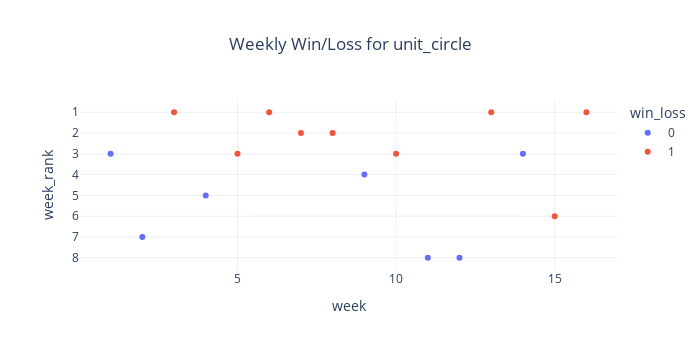

The notebook cell this image was saved under:
### Code cell
df4['win_loss'] = df4['win_loss'].astype('category')
df4['week_rank'] = -df4['week_rank'].astype(int)

px.scatter(df4[df4.team=='unit_circle'],
       x='week',
       y='week_rank',
       color='win_loss',
       width=700,
       height=350,
       title='Weekly Win/Loss for unit_circle'
       ).update_yaxes(autorange="reversed", range=[1,8], tickmode='array', tickvals=[1,2,3,4,5,6,7,8], ticktext=[1,2,3,4,5,6,7,8]
       ).update_layout(template='plotly_white',title_x=.5)

### Figure 1 — Plotly figure (JSON) as saved in the notebook; plotly's stock layout.template omitted (floating-point values rounded to 4 significant figures)
{"data": [{"hovertemplate": "win_loss=0<br>week=%{x}<br>week_rank=%{y}<extra></extra>", "legendgroup": "0", "marker": {"color": "#636efa", "symbol": "circle"}, "mode": "markers", "name": "0", "orientation": "v", "showlegend": true, "type": "scatter", "x": [1, 2, 4, 9, 11, 12, 14], "xaxis": "x", "y": [3, 7, 5, 4, 8, 8, 3], "yaxis": "y"}, {"hovertemplate": "win_loss=1<br>week=%{x}<br>week_rank=%{y}<extra></extra>", "legendgroup": "1", "marker": {"color": "#EF553B", "symbol": "circle"}, "mode": "markers", "name": "1", "orientation": "v", "showlegend": true, "type": "scatter", "x": [3, 5, 6, 7, 8, 10, 13, 15, 16], "xaxis": "x", "y": [1, 3, 1, 2, 2, 3, 1, 6, 1], "yaxis": "y"}], "layout": {"height": 350, "legend": {"title": {"text": "win_loss"}, "tracegroupgap": 0}, "title": {"text": "Weekly Win/Loss for unit_circle", "x": 0.5}, "width": 700, "xaxis": {"anchor": "y", "domain": [0, 1], "title": {"text": "week"}}, "yaxis": {"anchor": "x", "autorange": "reversed", "domain": [0, 1], "range": [1, 8], "tickmode": "array", "ticktext": [1, 2, 3, 4, 5, 6, 7, 8], "tickvals": [1, 2, 3, 4, 5, 6, 7, 8], "title": {"text": "week_rank"}}}}
